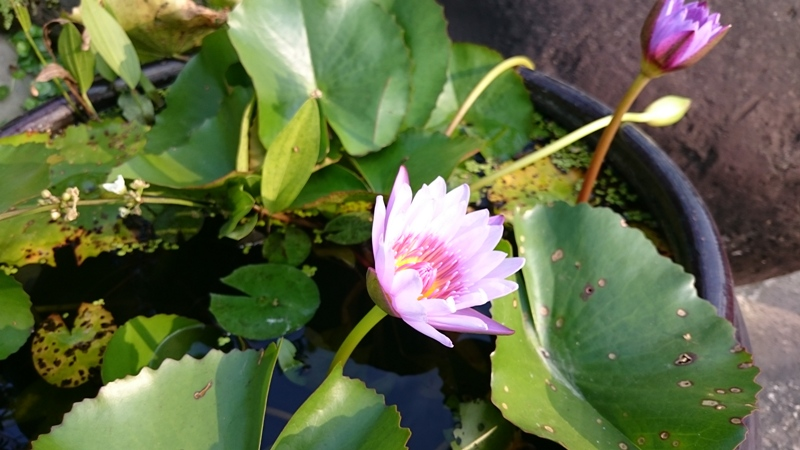
#> input picture 04/sample.jpg, 800 x 450 px, given in place of the camera
$ python 41_1_Green_Color_Detection_by_Frame_Processing.py
#> lines starting #> are read from the running program, lines starting #| are printed output that depends on the picture; after the words box and inside, x2 and y2 are one past the last pixel; in counts of white or black regions, pixels touching at a corner belong together
import cv2
import numpy as np

refBlue = 0
refGreen = 255
refRed = 0

targetBlue = 0
targetGreen = 0
targetRed = 255

TH=20


# define range of the referenced color in HSV
refBGR=np.uint8([[[refBlue,refGreen,refRed ]]])
refHSV = cv2.cvtColor(refBGR,cv2.COLOR_BGR2HSV)
refHue= refHSV[0][0][0]
print(refHSV[0][0][0], refHSV[0][0][1], refHSV[0][0][2])

lower_Hue = np.array([refHue-TH, 50, 50], dtype=np.uint8)
upper_Hue = np.array([refHue+TH,255,255], dtype=np.uint8)

cap = cv2.VideoCapture(0)

while(1):

    # Take each frame
    ret, frame = cap.read()
#> frame is the input picture: shape (450, 800, 3); mean B, G, R 69.7, 105.1, 95.9
    frame = cv2.flip(frame, 1)
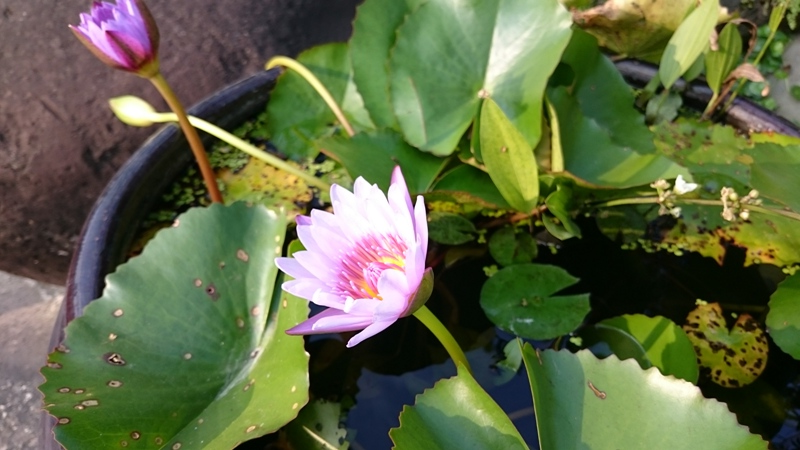
#> frame: shape (450, 800, 3); mean B, G, R 69.7, 105.1, 95.9

    # Convert BGR to HSV
    hsv = cv2.cvtColor(frame, cv2.COLOR_BGR2HSV)
#> hsv: shape (450, 800, 3); mean H, S, V 59, 127, 113.2
    mask01 = cv2.inRange(hsv, lower_Hue, upper_Hue)
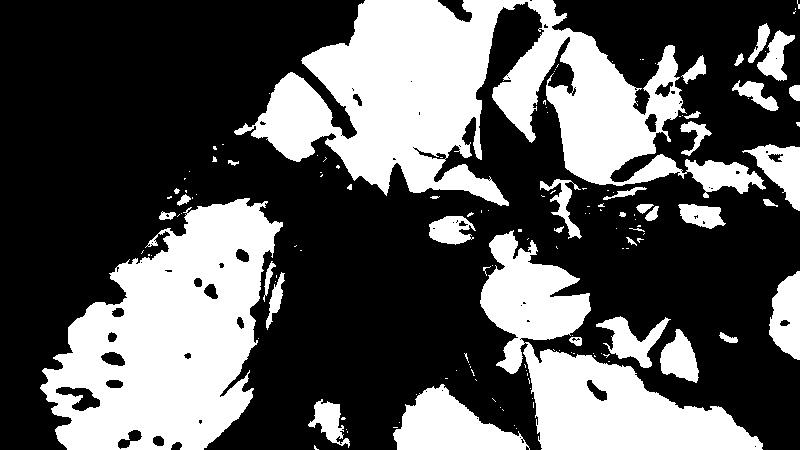
#> mask01: shape (450, 800); 35.4% white; 145 white regions (105 under 20 px), largest, box (x1, y1, x2, y2) and area: (234, 0, 766, 206) 48930, (40, 198, 283, 450) 36244, (480, 230, 763, 450) 22293

    # apply a series of erosions and dilations to the mask
    # using an elliptical kernel
    kernel = cv2.getStructuringElement(cv2.MORPH_ELLIPSE, (11, 11))
    mask01 = cv2.erode(mask01, kernel, iterations = 2)
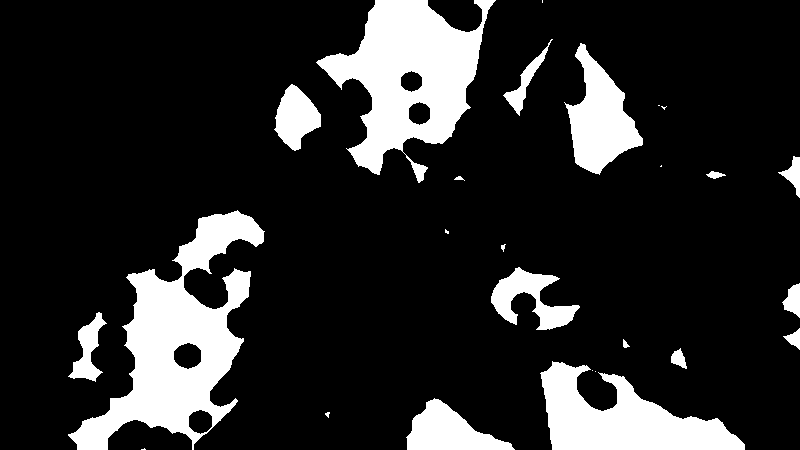
#> mask01: shape (450, 800); 16.3% white; 26 white regions (9 under 20 px), largest, box (x1, y1, x2, y2) and area: (68, 210, 265, 450) 17910, (316, 0, 496, 183) 15508, (540, 361, 745, 450) 9526
    mask01 = cv2.dilate(mask01, kernel, iterations = 2)
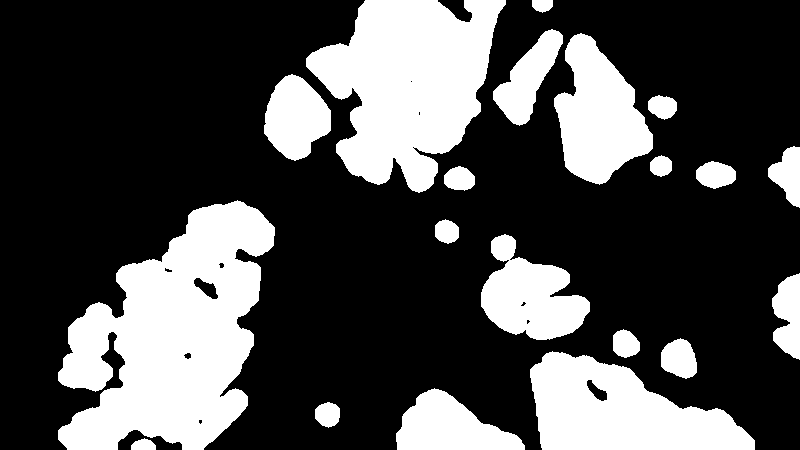
#> mask01: shape (450, 800); 29.7% white; 20 white regions, largest, box (x1, y1, x2, y2) and area: (58, 200, 275, 450) 33055, (306, 0, 506, 193) 23766, (530, 351, 755, 450) 13914

    # Bitwise-AND mask and original image
    res = cv2.bitwise_and(frame,frame, mask= mask01)
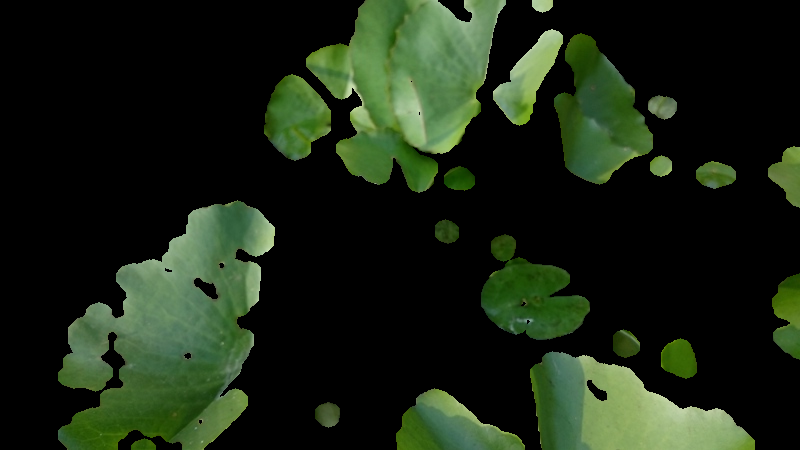
#> res: shape (450, 800, 3); mean B, G, R 19.5, 36.2, 25.1

    cv2.imshow('frame',frame)
    cv2.imshow('mask',mask01)
    cv2.imshow('res',res)
    k = cv2.waitKey(5) & 0xFF
#> (key Esc is pressed here)
    if k == 27:
        break

cv2.destroyAllWindows()
